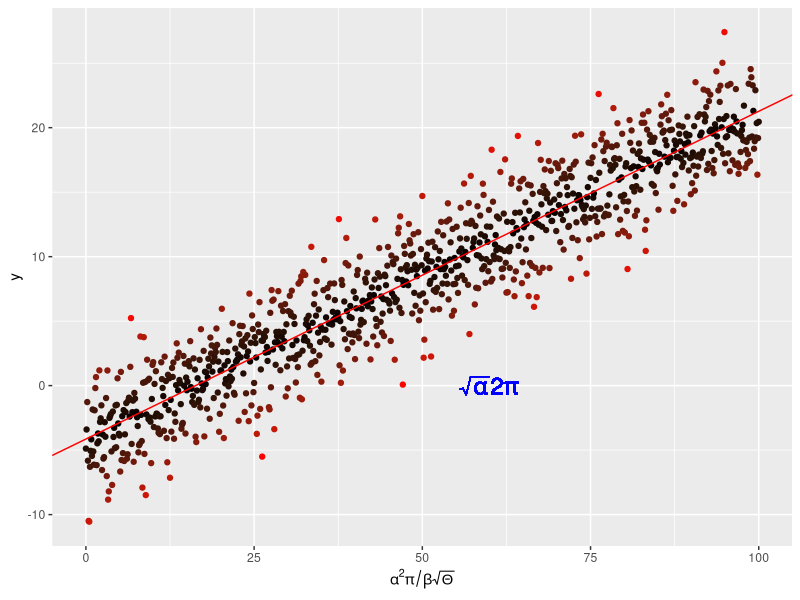

The R source for this figure: (Note: this script raises an error after producing the figure.)

## Script: plotLin.R
## Author: Sam Turner sat19@ic.ac.uk
## About: Demonstrate building up a plot with ggplot, on random data

# clear environment
rm(list=ls())

# load dependencies
require(ggplot2)


# generate random data
x <- seq(0, 100, by = 0.1)
y <- -4. + 0.25 * x +
  rnorm(length(x), mean = 0., sd = 2.5)

# and put them in a dataframe
my_data <- data.frame(x = x, y = y)

# perform a linear regression
my_lm <- summary(lm(y ~ x, data = my_data))

# plot the data
p <-  ggplot(my_data, aes(x = x, y = y,
                          colour = abs(my_lm$residual))
             ) +
  geom_point() +
  scale_colour_gradient(low = "black", high = "red") +
  theme(legend.position = "none") +
  scale_x_continuous(
    expression(alpha^2 * pi / beta * sqrt(Theta)))

# add the regression line
p <- p + geom_abline(
  intercept = my_lm$coefficients[1][1],
  slope = my_lm$coefficients[2][1],
  colour = "red")
# throw some math on the plot
p <- p + geom_text(aes(x = 60, y = 0,
                       label = "sqrt(alpha) * 2* pi"), 
                       parse = TRUE, size = 6, 
                       colour = "blue")


pdf("../results/MyLinReg.pdf")
print(p)
dev.off()